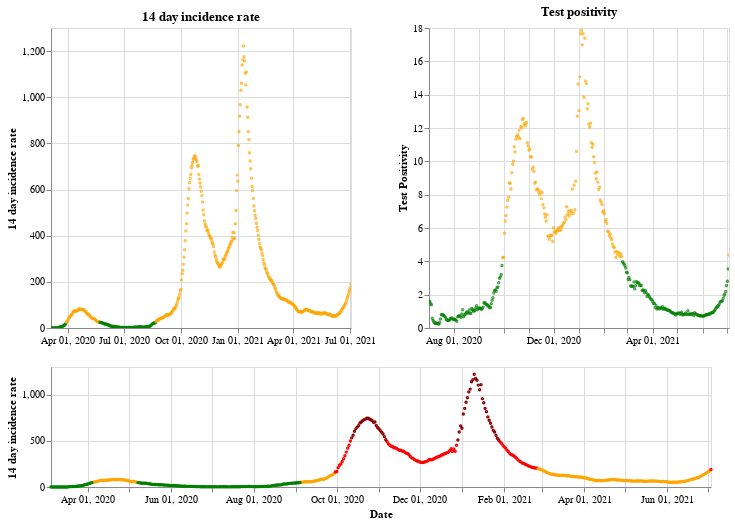

Notebook cell for this chart:
### Markdown cell above
## Northern Ireland

### Code cell
plot_traffic_light('Northern Ireland')

### Figure 1 — Vega-Lite specification as saved in the notebook (floating-point values rounded to 4 significant figures; data arrays with more than 128 entries replaced by an {"elided": "..."} marker saying what was removed)
{"config": {"view": {"continuousWidth": 400, "continuousHeight": 300}}, "vconcat": [{"hconcat": [{"mark": {"type": "point", "size": 2}, "encoding": {"color": {"condition": {"value": "green", "test": "(datum.twoWeeklyCasesRate <= 25)"}, "value": "orange"}, "tooltip": [{"type": "nominal", "field": "areaName"}, {"type": "temporal", "field": "date"}, {"type": "quantitative", "field": "twoWeeklyCasesRate"}, {"type": "quantitative", "field": "testPositivity"}], "x": {"type": "temporal", "axis": {"title": ""}, "field": "date", "scale": {"domain": {"selection": "DateBrush"}}, "timeUnit": "yearmonthdate"}, "y": {"type": "quantitative", "axis": {"title": "14 day incidence rate"}, "field": "twoWeeklyCasesRate"}}, "title": "14 day incidence rate", "width": 300}, {"mark": {"type": "point", "size": 2}, "encoding": {"color": {"condition": {"value": "green", "test": "(datum.testPositivity <= 4)"}, "value": "orange"}, "tooltip": [{"type": "nominal", "field": "areaName"}, {"type": "temporal", "field": "date"}, {"type": "quantitative", "field": "twoWeeklyCasesRate"}, {"type": "quantitative", "field": "testPositivity"}], "x": {"type": "temporal", "axis": {"title": ""}, "field": "date", "scale": {"domain": {"selection": "DateBrush"}}, "timeUnit": "yearmonthdate"}, "y": {"type": "quantitative", "axis": {"title": "Test Positivity"}, "field": "testPositivity"}}, "title": "Test positivity", "width": 300}]}, {"layer": [{"mark": {"type": "point", "size": 2}, "encoding": {"color": {"condition": {"value": "orange", "test": "(((datum.testPositivity < 4) && (datum.twoWeeklyCasesRate >= 50)) && (datum.twoWeeklyCasesRate < 200))"}, "value": "red"}, "opacity": {"condition": {"value": 1, "test": "((datum.twoWeeklyCasesRate >= 50) && (datum.twoWeeklyCasesRate < 500))"}, "value": 0}, "tooltip": [{"type": "nominal", "field": "areaName"}, {"type": "temporal", "field": "date"}, {"type": "quantitative", "field": "twoWeeklyCasesRate"}, {"type": "quantitative", "field": "testPositivity"}], "x": {"type": "temporal", "axis": {"title": "Date"}, "field": "date", "timeUnit": "yearmonthdate"}, "y": {"type": "quantitative", "axis": {"title": "14 day incidence rate"}, "field": "twoWeeklyCasesRate"}}, "selection": {"DateBrush": {"type": "interval", "encodings": ["x"], "fields": ["Time"]}}}, {"mark": {"type": "point", "size": 2}, "encoding": {"color": {"value": "darkred"}, "opacity": {"condition": {"value": 1, "test": "(datum.twoWeeklyCasesRate >= 500)"}, "value": 0}, "tooltip": [{"type": "nominal", "field": "areaName"}, {"type": "temporal", "field": "date"}, {"type": "quantitative", "field": "twoWeeklyCasesRate"}, {"type": "quantitative", "field": "testPositivity"}], "x": {"type": "temporal", "axis": {"title": "Date"}, "field": "date", "timeUnit": "yearmonthdate"}, "y": {"type": "quantitative", "axis": {"title": "14 day incidence rate"}, "field": "twoWeeklyCasesRate"}}}, {"mark": {"type": "point", "size": 2}, "encoding": {"color": {"condition": {"value": "green", "test": "((datum.testPositivity < 4) && (datum.twoWeeklyCasesRate < 50))"}, "value": "orange"}, "opacity": {"condition": {"value": 1, "test": "(datum.twoWeeklyCasesRate < 50)"}, "value": 0}, "tooltip": [{"type": "nominal", "field": "areaName"}, {"type": "temporal", "field": "date"}, {"type": "quantitative", "field": "twoWeeklyCasesRate"}, {"type": "quantitative", "field": "testPositivity"}], "x": {"type": "temporal", "axis": {"title": "Date"}, "field": "date", "timeUnit": "yearmonthdate"}, "y": {"type": "quantitative", "axis": {"title": "14 day incidence rate"}, "field": "twoWeeklyCasesRate"}}}], "height": 120, "width": 660}], "data": {"name": "data-025aa0656a99a2b2339f5e97ed609343"}, "$schema": "https://vega.github.io/schema/vega-lite/v4.8.1.json", "datasets": {"data-025aa0656a99a2b2339f5e97ed609343": {"elided": "486 records"}}}
